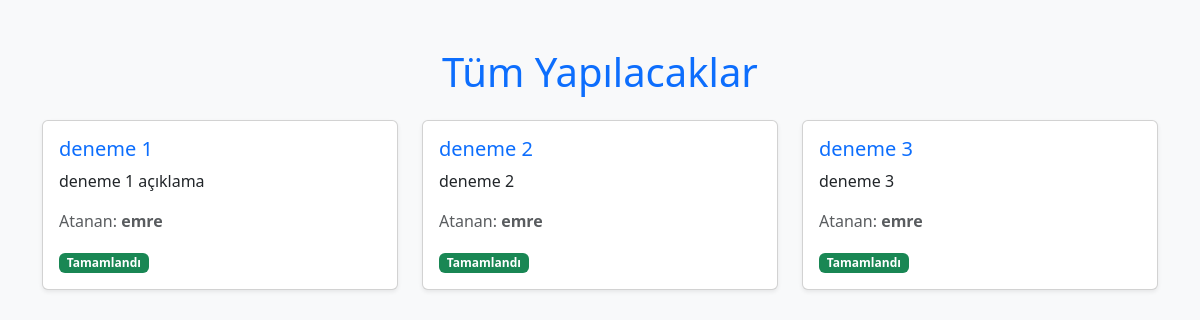
Page /tasks/ (signed in) on the committed database.
### todo/models.py (models this page shows, shortened)
class Task(models.Model):
    title = models.CharField(max_length=200)  # Görev başlığı
    description = models.TextField(blank=True)  # Görev açıklaması
    user = models.ForeignKey(User, on_delete=models.CASCADE)  # Görev atanan kullanıcı
    is_completed = models.BooleanField(default=False)  # Görev tamamlanma durumu

### todo/views.py (the view)
# urls.py: path('tasks/', views.admin_view_tasks, name='admin_view_tasks'),
@login_required
def admin_view_tasks(request):
    if not request.user.is_superuser:
        return redirect('index')  # Yalnızca yönetici erişimi
    tasks = Task.objects.all()
    return render(request, 'admin_view_tasks.html', {'tasks': tasks})

### todo/templates/admin_view_tasks.html (shortened to what this page needs)
<!DOCTYPE html>
<html lang="en">
<head>
    <link href="https://cdn.jsdelivr.net/npm/bootstrap@5.3.3/dist/css/bootstrap.min.css" rel="stylesheet">
</head>
<body class="bg-light">
    <div class="container py-5">
        <div class="text-center mb-4">
            <h1 class="text-primary">Tüm Yapılacaklar</h1>
        </div>
        <div class="row">
            {% for task in tasks %}
                <div class="col-md-6 col-lg-4 mb-4">
                    <div class="card shadow-sm">
                        <div class="card-body">
                            <h5 class="card-title text-primary">{{ task.title }}</h5>
                            <p class="card-text">{{ task.description }}</p>
                            <p class="text-muted">Atanan: <strong>{{ task.user.username }}</strong></p>
                            {% if task.is_completed %}
                                <span class="badge bg-success">Tamamlandı</span>
                            {% else %}
                                <span class="badge bg-danger">Tamamlanmadı</span>
                            {% endif %}
                        </div>
                    </div>
                </div>
            {% endfor %}
        </div>
    </div>
</body>
</html>

### rows in the picture
Task: title "deneme 1", description "deneme 1 açıklama", user.username "emre", is_completed "Tamamlandı"
Task: title "deneme 2", description "deneme 2", user.username "emre", is_completed "Tamamlandı"
Task: title "deneme 3", description "deneme 3", user.username "emre", is_completed "Tamamlandı"
